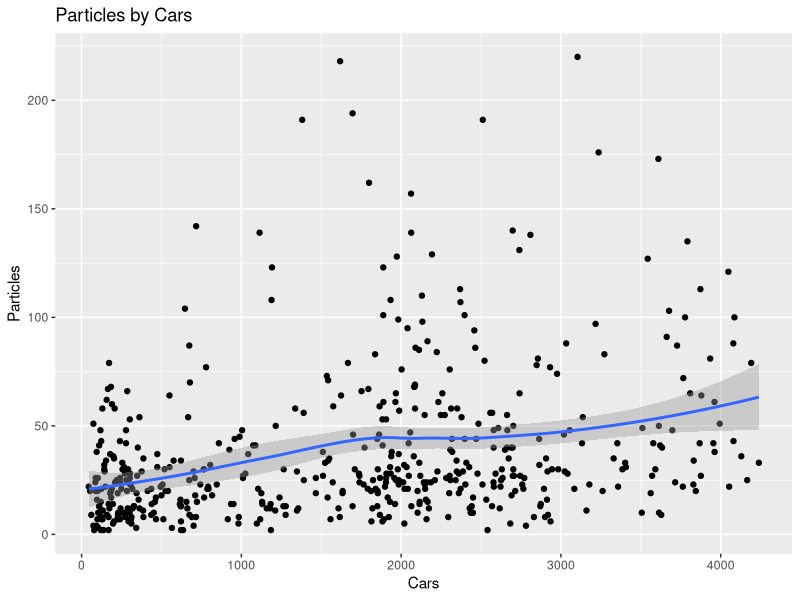
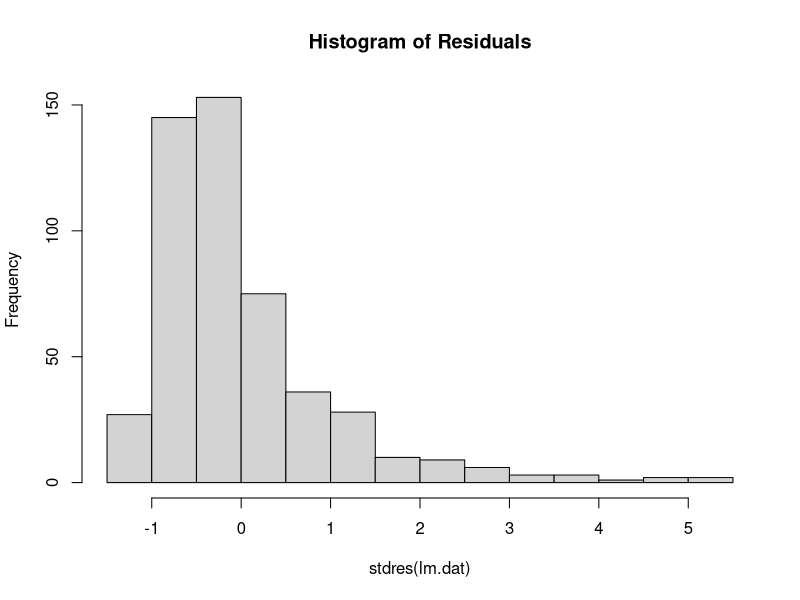
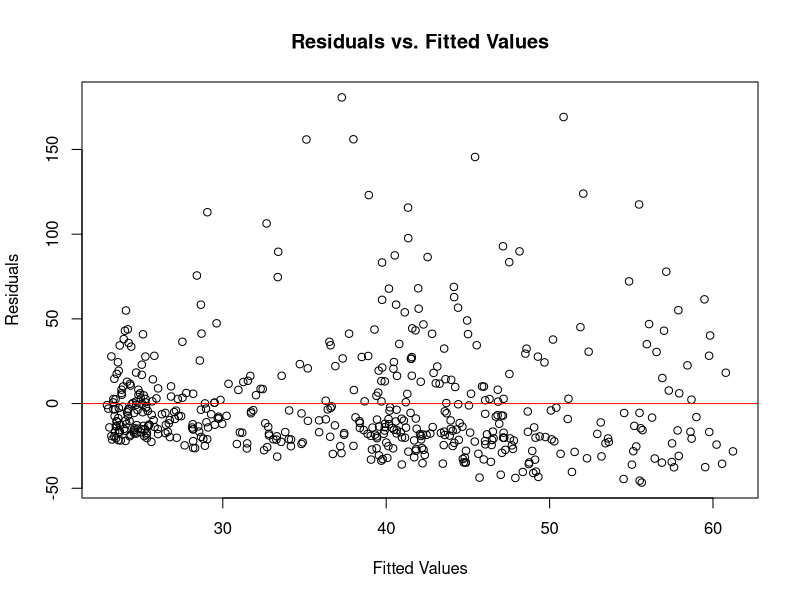
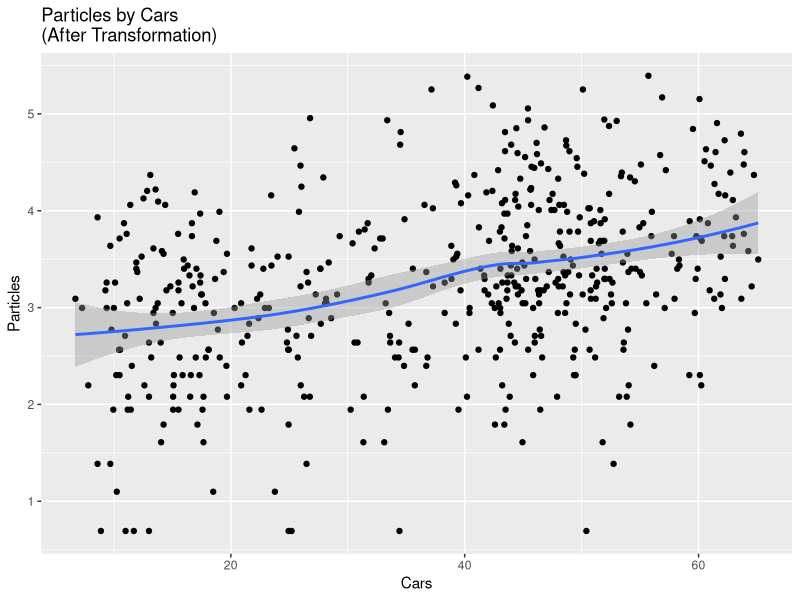
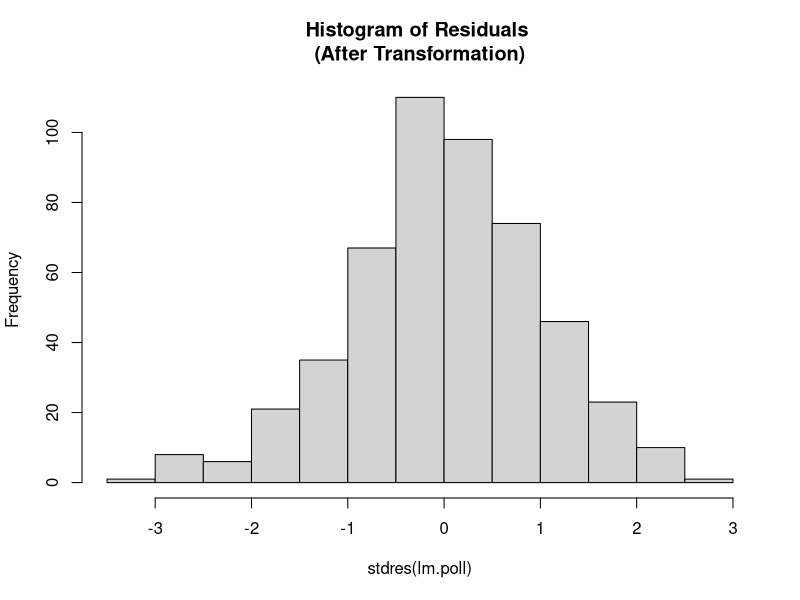
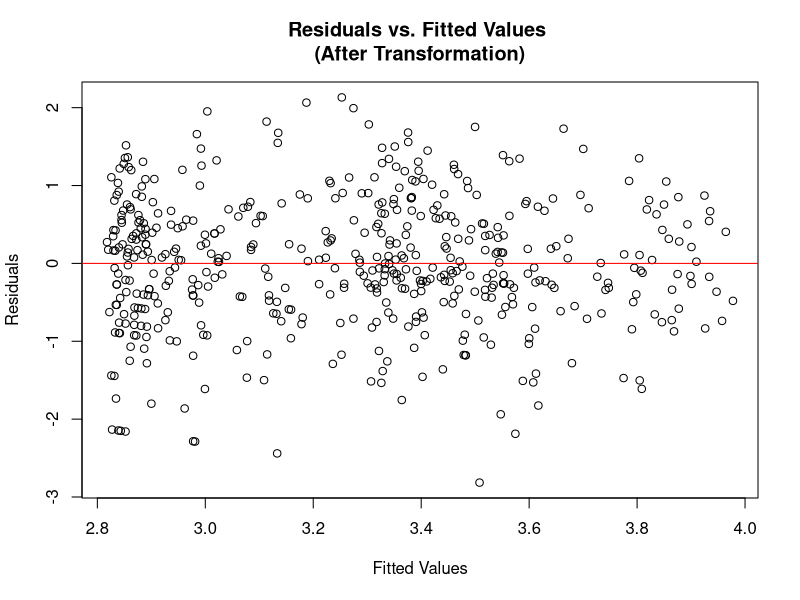

Here is the R script that generated these plots, in order:
setwd("~/3Fall2016/stat330/Exams")

poll <- read.table("PM.txt",header=TRUE)
head(poll)

# Data Summary #
require(ggplot2)
data.plot <- ggplot(poll,aes(x=Cars,y=Particles))
data.plot + geom_point() + geom_smooth() + theme_grey() +
  ggtitle("Particles by Cars") + xlab("Cars") + ylab("Particles")

with(poll,{cor(Particles,Cars)})

lm.dat <- with(poll,{lm(Particles~Cars)})
summary(lm.dat)

library(MASS)
hist(stdres(lm.dat),main="Histogram of Residuals")

plot(lm.dat$fitted.values,lm.dat$residuals,
     main="Residuals vs. Fitted Values",
     xlab="Fitted Values",ylab="Residuals")
abline(h=0,col='red')

# Log(y) Transformation #
#install.packages("ggplot2")
require(ggplot2)
poll.plot <- ggplot(poll,aes(x=sqrt(Cars),y=log(Particles)))
poll.plot + geom_point() + geom_smooth() + theme_grey() +
  ggtitle(paste("Particles by Cars","\n(After Transformation)")) + xlab("Cars") + ylab("Particles")

with(poll,{cor(Cars,log(Particles))})

lm.poll <- with(poll,{lm(log(Particles)~Cars)})
summary(lm.poll)

library(MASS)
hist(stdres(lm.poll),main=paste("Histogram of Residuals",
                                "\n(After Transformation)"))

plot(lm.poll$fitted.values,lm.poll$residuals,
     main=paste("Residuals vs. Fitted Values",
                "\n(After Transformation)"),
     xlab="Fitted Values",
     ylab="Residuals")
abline(h=0,col='red')

# Model Verification #

pred.width <- numeric(0)
coverage <- numeric(0)
bias <- numeric(0)
rpmse <- numeric(0)
for (i in 1:1000){
  n <- 50
  sampl <- sample(1:length(poll$Cars),n)
  
  train <- poll[-sampl,]
  test <- poll[sampl,]
  train.lm <- with(poll,{lm(log(Particles)~Cars)})
  pred.poll <- data.frame(Cars=test$Cars,Particles=test$Particles)
  pred.part <- predict.lm(train.lm,pred.poll)
  pred.poll$predpart <- exp(pred.part)
  bias[i] <- mean(pred.poll$predpart - pred.poll$Particles)
  rpmse[i] <- sqrt(mean((pred.poll$predpart - pred.poll$Particles)^2))
  
  pred.int <- predict.lm(train.lm,test,
                         interval="prediction",level=.95)
  covers <- mean(exp(pred.int[,2]) < test$Particles & 
                   test$Particles < exp(pred.int[,3]))
  coverage[i] <- covers
  int.width <- mean(exp(pred.int[,3]) - exp(pred.int[,2]))
  pred.width[i] <- int.width

}
mean(bias)
mean(rpmse)
mean(coverage)
mean(pred.width)




# Results #

summary(lm.poll) # p-value here
exp(lm.poll$coefficients)
exp(confint(lm.poll)) # estimates here



# A prediction #

dframe <- data.frame(Cars=c(1800))
dframe$pred <- exp(predict.lm(lm.poll,newdata=dframe,
           interval="prediction",level=.95))
dframe


# Conclusions #


